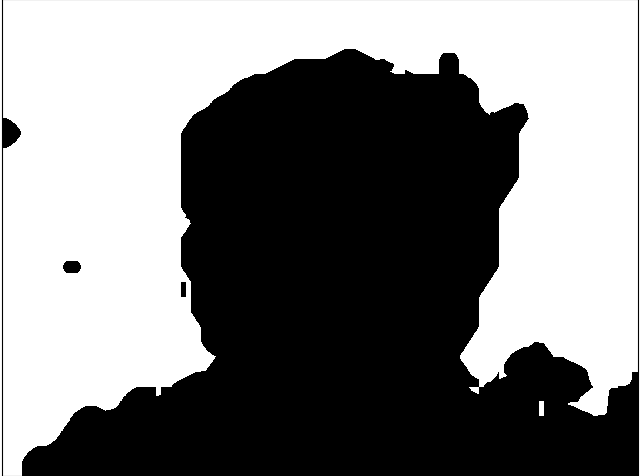
#> input picture two_imgimg.png, 640 x 476 px
$ python outline.py
#> lines starting #> are read from the running program, lines starting #| are printed output that depends on the picture
# -*- coding:utf-8 -*-
import numpy as np
import cv2

# path = r'C:\Users\高力合\Desktop\project\H_map_4.png'
img = cv2.imread('two_imgimg.png',0)
#> img is the input picture: shape (476, 640); min 0, max 255, mean 128.2
img0 = img.copy()
print(img.shape)
#| (476, 640)
for w,i in enumerate(img[:-1,:-1]):
    for h,j in enumerate(i):
        if (img[w-1,h]==0 and img[w+1,h]==0) and (img[w,h-1]==0 and img[w,h+1]==0):#or (img[w,h-1] != img[w,h+1])
            img0[w,h]=255
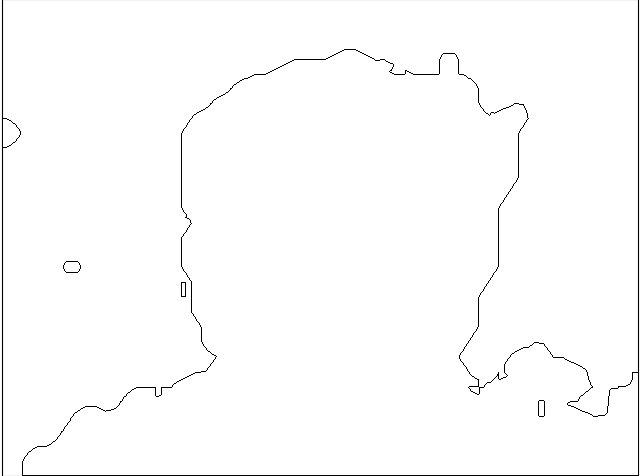
#> img0: shape (476, 640); min 0, max 255, mean 252.2
cv2.imshow("t",img0)
cv2.waitKey(0)
cv2.destroyAllWindows()

$ run again, with h_map.jpg saved as two_imgimg.png
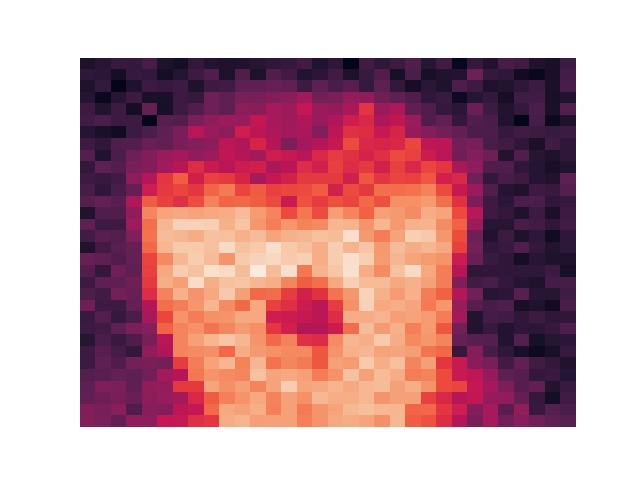
#> input picture h_map.jpg, 640 x 480 px
#> `img = cv2.imread('two_imgimg.png',0)`:
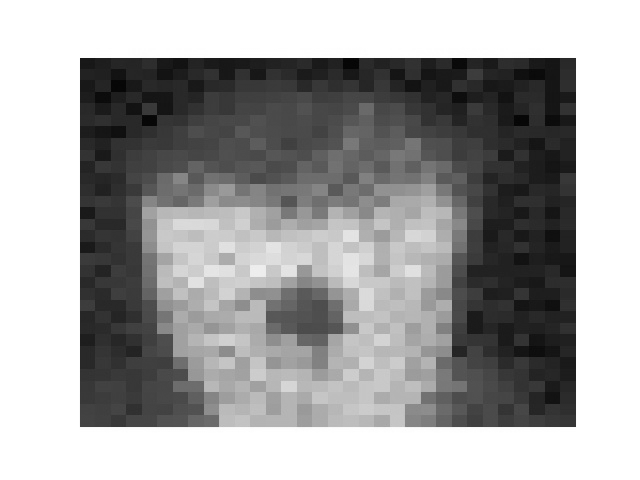
#> img: shape (480, 640); min 3, max 255, mean 161.6
#| (480, 640)
